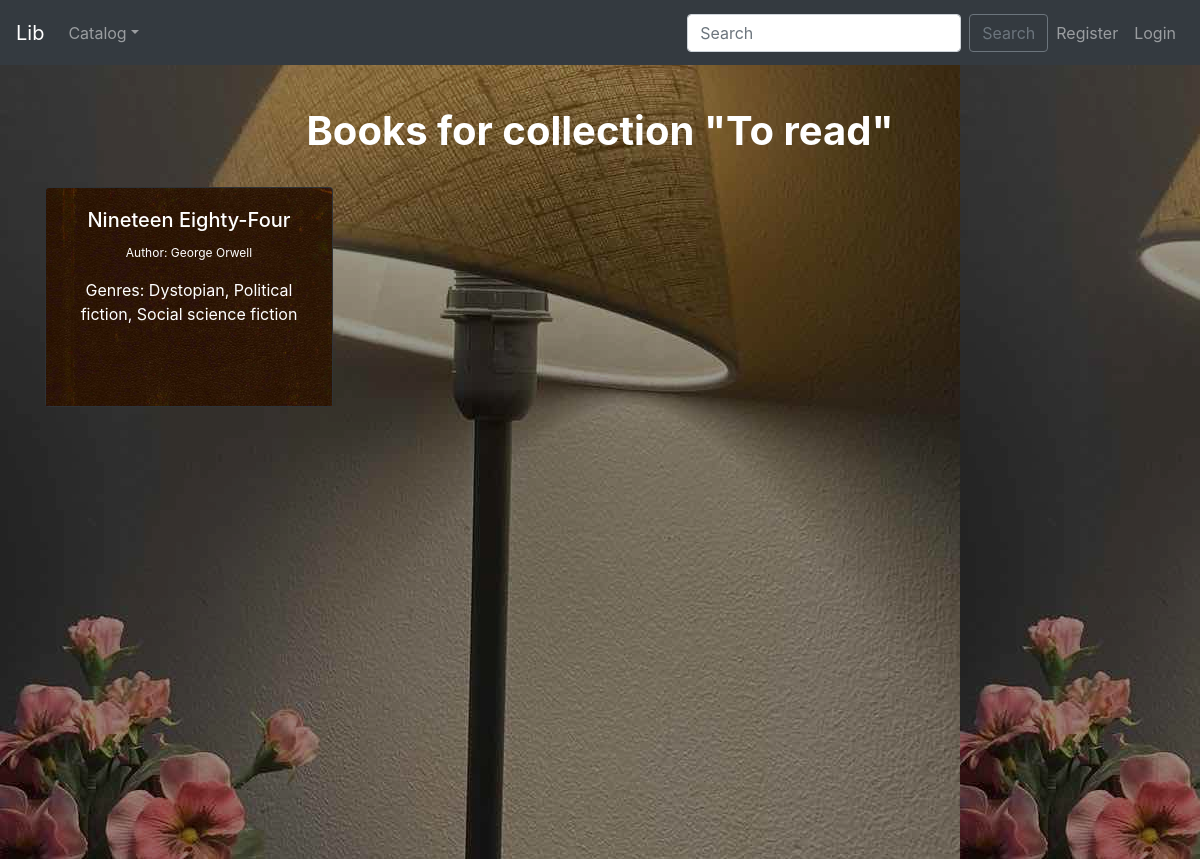
Page /lab1p/profile/collection/5/ on the committed database.
### lab1p/models.py (models this page shows, shortened)
class Collection(models.Model):
    creator = models.ForeignKey(User, on_delete=models.CASCADE, related_name='collections', null=True)
    Name = models.CharField(max_length=50, default='To read')
    Information = models.CharField(max_length=150, default='No info', blank=True)
    date_created = models.DateField(null=True, blank=True)
    class Meta:
        unique_together = ("creator", "Name")

class Book(models.Model):
    title = models.CharField(max_length=50, blank=False)
    author = models.ForeignKey(Author, on_delete=models.CASCADE, related_name='auth_books')
    isbn = models.CharField('ISBN', max_length=13, unique=True, validators=[validate_isbn])
    genre = models.ManyToManyField(Genre, related_name='books', blank=True)
    Information = models.TextField(blank=True, max_length=1000, default='No info')
    collections = models.ManyToManyField(Collection, blank=True, related_name='books_for_collection')
    class Meta:
        unique_together = ("title", "author")

class Author(models.Model):
    Name = models.CharField(max_length=30, blank=False)
    Surname = models.CharField(max_length=30, blank=False)
    Bio = models.CharField(max_length=200, default='No bio', blank=True)
    def __str__(self):
        return f'{self.Name} {self.Surname}'
    class Meta:
        unique_together = ("Name", "Surname")
        ordering = ['Name', 'Surname']

class Genre(models.Model):
    Name = models.CharField(max_length=30, unique=True)
    def __str__(self):
        return self.Name
    ''' ---- COMMENTED DISPLAY - if works - delete
    def display_genre(self):
        return ', '.join(genre.name for genre in self.genre.all()[:3])
    '''

### lab1p/views.py (the view)
# urls.py: path('profile/collection/<int:collection_id>/', views.books_for_collection, name='books-for-collection'),
def books_for_collection(request, collection_id):
    collection = Collection.objects.get(id=collection_id)
    all_books = Book.objects.filter(collections=collection)
    context = {
        'collection': collection,
        'book_list': all_books,
    }
    return render(request, 'lab1p/book_list_for_collection.html', context)

### templatetags/languages_helpers.py (called while the page is built)
@register.filter
def get_language_info_list_ex(request):
    data = []
    def get_language_info(language):
        if len(language[0]) > 1:
            return translation.get_language_info(language[0])
        else:
            return translation.get_language_info(str(language))
    flag_map = {
        'en': 'gb',
        'uk': 'ua',
    }
    current_language = translation.get_language()
    for language in settings.LANGUAGES:
        info = get_language_info(language)
        code = info['code']
        info['is_current'] = (code == current_language)
        info['flag'] = flag.flag(flag_map.get(code, code))
        data.append(info)
    return data

### templates/lab1p/book_list_for_collection.html (shortened to what this page needs)
{% extends "templates/navbar.html" %}
{% load static %}
{% load i18n %}
{% block head %}
    <link rel="stylesheet" href="{% static 'css/style.css' %}">
{% endblock %}
{% block body %}
        <div id="intro_profile" class="bg-image shadow-2-strong" style="padding-top: 2.42%">
            <div class="mask" style="background-color: rgba(0, 0, 0, 0.4);">
                <div class="container align-items-center justify-content-center text-center h-100">
                  <div class="text-white">
                  <br><br>
                      <h1 class="font-weight-bold">{% trans "Books for collection" %} "{{ collection.Name }}"</h1>
                        <br>
                        <div class="row">
                             {% for book in book_list %}
                                <div class="col-sm-12 col-md-6 col-lg-4 pb-4">
                                    <div class="card text-white bg-dark mb-3" style="max-width: 18rem;">
                                        <img class="card-img-top" src="{% static 'images/cover_6_2.jpg' %}" alt="Card image cap">
                                        <div class="card-img-overlay">
                                            <a href="{% url 'book-detail' book.pk %}" style="color: white"><h5 class="card-title">{{ book.title }}</h5></a>
                                            <p class="card-text text-muted" style="font-size:12px"><a href="{% url 'author_detail' book.author.pk %}" style="color: white">{% trans "Author" %}: {{ book.author }}</a></p>
                                            <p class="card-text" style="height: 50px">{% trans "Genres" %}: {{ book.genre.filter.all|slice:":3"|join:", " }}
                                        {% if book.genre.all.count > 3  %}... {% endif %}</p>
                                        </div>
                                    </div>
                                </div>
                            {% endfor %}
                        </div>
                  </div>
                </div>
            </div>
        </div>
    {% endblock %}

### static/css/style.css (style rules this page uses)
#intro_profile { background-image: url("/static/images/profile_bg.jpg"); object-fit: cover; min-height: 100%; }
@media (min-width: 992px) { #intro_profile { margin-top: -58.59px; } }

### rows in the picture
Collection: Name "To read"
Book: title "Nineteen Eighty-Four", author "George Orwell", genre.filter.all "Dystopian, Political fiction, Social science fiction"
